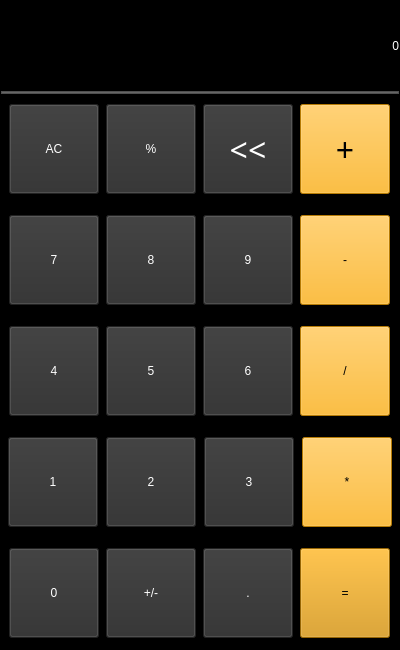
<?xml version="1.0" encoding="UTF-8"?>
<ui version="4.0">
 <class>MainWindow</class>
 <widget class="QMainWindow" name="MainWindow">
  <property name="geometry">
   <rect>
    <x>0</x>
    <y>0</y>
    <width>400</width>
    <height>650</height>
   </rect>
  </property>
  <property name="minimumSize">
   <size>
    <width>400</width>
    <height>650</height>
   </size>
  </property>
  <property name="maximumSize">
   <size>
    <width>400</width>
    <height>650</height>
   </size>
  </property>
  <property name="windowTitle">
   <string>MainWindow</string>
  </property>
  <widget class="QWidget" name="centralwidget">
   <layout class="QHBoxLayout" name="horizontalLayout">
    <property name="spacing">
     <number>0</number>
    </property>
    <property name="leftMargin">
     <number>0</number>
    </property>
    <property name="topMargin">
     <number>0</number>
    </property>
    <property name="rightMargin">
     <number>0</number>
    </property>
    <property name="bottomMargin">
     <number>0</number>
    </property>
    <item>
     <widget class="QFrame" name="frame">
      <property name="styleSheet">
       <string notr="true">background-color: rgb(0, 0, 0);</string>
      </property>
      <property name="frameShape">
       <enum>QFrame::StyledPanel</enum>
      </property>
      <property name="frameShadow">
       <enum>QFrame::Raised</enum>
      </property>
      <layout class="QVBoxLayout" name="verticalLayout">
       <property name="spacing">
        <number>0</number>
       </property>
       <property name="leftMargin">
        <number>0</number>
       </property>
       <property name="topMargin">
        <number>0</number>
       </property>
       <property name="rightMargin">
        <number>0</number>
       </property>
       <property name="bottomMargin">
        <number>0</number>
       </property>
       <item>
        <widget class="QLabel" name="outputLabel">
         <property name="maximumSize">
          <size>
           <width>400</width>
           <height>90</height>
          </size>
         </property>
         <property name="styleSheet">
          <string notr="true">font: 87 30pt &quot;Arial Black&quot;;
background-color:#000;
color:#fff
</string>
         </property>
         <property name="lineWidth">
          <number>6</number>
         </property>
         <property name="text">
          <string>0</string>
         </property>
         <property name="alignment">
          <set>Qt::AlignRight|Qt::AlignTrailing|Qt::AlignVCenter</set>
         </property>
         <property name="margin">
          <number>20</number>
         </property>
        </widget>
       </item>
       <item>
        <widget class="QFrame" name="frame_7">
         <property name="maximumSize">
          <size>
           <width>16777215</width>
           <height>3</height>
          </size>
         </property>
         <property name="styleSheet">
          <string notr="true">background-color: rgb(102, 102, 102);</string>
         </property>
         <property name="frameShape">
          <enum>QFrame::StyledPanel</enum>
         </property>
         <property name="frameShadow">
          <enum>QFrame::Raised</enum>
         </property>
        </widget>
       </item>
       <item>
        <widget class="QFrame" name="frame_2">
         <property name="frameShape">
          <enum>QFrame::StyledPanel</enum>
         </property>
         <property name="frameShadow">
          <enum>QFrame::Raised</enum>
         </property>
         <layout class="QHBoxLayout" name="horizontalLayout_2">
          <property name="spacing">
           <number>0</number>
          </property>
          <property name="leftMargin">
           <number>0</number>
          </property>
          <property name="topMargin">
           <number>0</number>
          </property>
          <property name="rightMargin">
           <number>0</number>
          </property>
          <property name="bottomMargin">
           <number>0</number>
          </property>
          <item>
           <widget class="QPushButton" name="clearButton">
            <property name="enabled">
             <bool>true</bool>
            </property>
            <property name="sizePolicy">
             <sizepolicy hsizetype="Minimum" vsizetype="Fixed">
              <horstretch>0</horstretch>
              <verstretch>0</verstretch>
             </sizepolicy>
            </property>
            <property name="minimumSize">
             <size>
              <width>90</width>
              <height>90</height>
             </size>
            </property>
            <property name="maximumSize">
             <size>
              <width>90</width>
              <height>90</height>
             </size>
            </property>
            <property name="sizeIncrement">
             <size>
              <width>0</width>
              <height>0</height>
             </size>
            </property>
            <property name="baseSize">
             <size>
              <width>8</width>
              <height>9</height>
             </size>
            </property>
            <property name="focusPolicy">
             <enum>Qt::StrongFocus</enum>
            </property>
            <property name="contextMenuPolicy">
             <enum>Qt::DefaultContextMenu</enum>
            </property>
            <property name="acceptDrops">
             <bool>true</bool>
            </property>
            <property name="toolTipDuration">
             <number>-1</number>
            </property>
            <property name="accessibleDescription">
             <string/>
            </property>
            <property name="layoutDirection">
             <enum>Qt::LeftToRight</enum>
            </property>
            <property name="autoFillBackground">
             <bool>false</bool>
            </property>
            <property name="styleSheet">
             <string notr="true">font: 87 24pt &quot;Arial Black&quot;;
background-color: rgb(47, 47, 47);
color: #fff</string>
            </property>
            <property name="text">
             <string>AC</string>
            </property>
            <property name="iconSize">
             <size>
              <width>16</width>
              <height>16</height>
             </size>
            </property>
            <property name="autoRepeatDelay">
             <number>300</number>
            </property>
            <property name="flat">
             <bool>false</bool>
            </property>
           </widget>
          </item>
          <item>
           <widget class="QPushButton" name="porcentageButton">
            <property name="enabled">
             <bool>true</bool>
            </property>
            <property name="sizePolicy">
             <sizepolicy hsizetype="Minimum" vsizetype="Fixed">
              <horstretch>0</horstretch>
              <verstretch>0</verstretch>
             </sizepolicy>
            </property>
            <property name="minimumSize">
             <size>
              <width>90</width>
              <height>90</height>
             </size>
            </property>
            <property name="maximumSize">
             <size>
              <width>90</width>
              <height>90</height>
             </size>
            </property>
            <property name="sizeIncrement">
             <size>
              <width>0</width>
              <height>0</height>
             </size>
            </property>
            <property name="baseSize">
             <size>
              <width>8</width>
              <height>9</height>
             </size>
            </property>
            <property name="focusPolicy">
             <enum>Qt::StrongFocus</enum>
            </property>
            <property name="contextMenuPolicy">
             <enum>Qt::DefaultContextMenu</enum>
            </property>
            <property name="acceptDrops">
             <bool>true</bool>
            </property>
            <property name="toolTipDuration">
             <number>-1</number>
            </property>
            <property name="accessibleDescription">
             <string/>
            </property>
            <property name="layoutDirection">
             <enum>Qt::LeftToRight</enum>
            </property>
            <property name="autoFillBackground">
             <bool>false</bool>
            </property>
            <property name="styleSheet">
             <string notr="true">font: 87 24pt &quot;Arial Black&quot;;
background-color: rgb(47, 47, 47);
color: #fff</string>
            </property>
            <property name="text">
             <string>%</string>
            </property>
            <property name="iconSize">
             <size>
              <width>16</width>
              <height>16</height>
             </size>
            </property>
            <property name="autoRepeatDelay">
             <number>300</number>
            </property>
            <property name="flat">
             <bool>false</bool>
            </property>
           </widget>
          </item>
          <item>
           <widget class="QPushButton" name="blackspaceButton">
            <property name="enabled">
             <bool>true</bool>
            </property>
            <property name="sizePolicy">
             <sizepolicy hsizetype="Minimum" vsizetype="Fixed">
              <horstretch>0</horstretch>
              <verstretch>0</verstretch>
             </sizepolicy>
            </property>
            <property name="minimumSize">
             <size>
              <width>90</width>
              <height>90</height>
             </size>
            </property>
            <property name="maximumSize">
             <size>
              <width>90</width>
              <height>90</height>
             </size>
            </property>
            <property name="sizeIncrement">
             <size>
              <width>0</width>
              <height>0</height>
             </size>
            </property>
            <property name="baseSize">
             <size>
              <width>0</width>
              <height>0</height>
             </size>
            </property>
            <property name="font">
             <font>
              <family>Arial Black</family>
              <pointsize>24</pointsize>
              <weight>10</weight>
              <italic>false</italic>
              <bold>false</bold>
             </font>
            </property>
            <property name="mouseTracking">
             <bool>false</bool>
            </property>
            <property name="tabletTracking">
             <bool>false</bool>
            </property>
            <property name="focusPolicy">
             <enum>Qt::StrongFocus</enum>
            </property>
            <property name="contextMenuPolicy">
             <enum>Qt::DefaultContextMenu</enum>
            </property>
            <property name="acceptDrops">
             <bool>true</bool>
            </property>
            <property name="toolTipDuration">
             <number>-1</number>
            </property>
            <property name="accessibleDescription">
             <string/>
            </property>
            <property name="layoutDirection">
             <enum>Qt::LeftToRight</enum>
            </property>
            <property name="autoFillBackground">
             <bool>false</bool>
            </property>
            <property name="styleSheet">
             <string notr="true">font: 87 24pt &quot;Arial Black&quot;;
background-color: rgb(47, 47, 47);
color: #fff</string>
            </property>
            <property name="text">
             <string>&lt;&lt;</string>
            </property>
            <property name="iconSize">
             <size>
              <width>16</width>
              <height>16</height>
             </size>
            </property>
            <property name="autoRepeatDelay">
             <number>300</number>
            </property>
            <property name="autoDefault">
             <bool>false</bool>
            </property>
            <property name="flat">
             <bool>false</bool>
            </property>
           </widget>
          </item>
          <item>
           <widget class="QPushButton" name="somaButton">
            <property name="enabled">
             <bool>true</bool>
            </property>
            <property name="sizePolicy">
             <sizepolicy hsizetype="Minimum" vsizetype="Fixed">
              <horstretch>0</horstretch>
              <verstretch>0</verstretch>
             </sizepolicy>
            </property>
            <property name="minimumSize">
             <size>
              <width>90</width>
              <height>90</height>
             </size>
            </property>
            <property name="maximumSize">
             <size>
              <width>90</width>
              <height>90</height>
             </size>
            </property>
            <property name="sizeIncrement">
             <size>
              <width>0</width>
              <height>0</height>
             </size>
            </property>
            <property name="baseSize">
             <size>
              <width>0</width>
              <height>0</height>
             </size>
            </property>
            <property name="font">
             <font>
              <family>Arial Black</family>
              <pointsize>24</pointsize>
              <weight>10</weight>
              <italic>false</italic>
              <bold>false</bold>
             </font>
            </property>
            <property name="mouseTracking">
             <bool>false</bool>
            </property>
            <property name="tabletTracking">
             <bool>false</bool>
            </property>
            <property name="focusPolicy">
             <enum>Qt::StrongFocus</enum>
            </property>
            <property name="contextMenuPolicy">
             <enum>Qt::DefaultContextMenu</enum>
            </property>
            <property name="acceptDrops">
             <bool>true</bool>
            </property>
            <property name="toolTipDuration">
             <number>-1</number>
            </property>
            <property name="accessibleDescription">
             <string/>
            </property>
            <property name="layoutDirection">
             <enum>Qt::LeftToRight</enum>
            </property>
            <property name="autoFillBackground">
             <bool>false</bool>
            </property>
            <property name="styleSheet">
             <string notr="true">font: 87 24pt &quot;Arial Black&quot;;
background-color: rgb(255, 172, 6);
color#000;</string>
            </property>
            <property name="text">
             <string>+</string>
            </property>
            <property name="iconSize">
             <size>
              <width>16</width>
              <height>16</height>
             </size>
            </property>
            <property name="autoRepeatDelay">
             <number>300</number>
            </property>
            <property name="autoDefault">
             <bool>false</bool>
            </property>
            <property name="default">
             <bool>false</bool>
            </property>
            <property name="flat">
             <bool>false</bool>
            </property>
           </widget>
          </item>
         </layout>
        </widget>
       </item>
       <item>
        <widget class="QFrame" name="frame_3">
         <property name="frameShape">
          <enum>QFrame::StyledPanel</enum>
         </property>
         <property name="frameShadow">
          <enum>QFrame::Raised</enum>
         </property>
         <layout class="QHBoxLayout" name="horizontalLayout_3">
          <property name="spacing">
           <number>0</number>
          </property>
          <property name="leftMargin">
           <number>0</number>
          </property>
          <property name="topMargin">
           <number>0</number>
          </property>
          <property name="rightMargin">
           <number>0</number>
          </property>
          <property name="bottomMargin">
           <number>0</number>
          </property>
          <item>
           <widget class="QPushButton" name="seteButton">
            <property name="minimumSize">
             <size>
              <width>90</width>
              <height>90</height>
             </size>
            </property>
            <property name="maximumSize">
             <size>
              <width>90</width>
              <height>90</height>
             </size>
            </property>
            <property name="sizeIncrement">
             <size>
              <width>0</width>
              <height>0</height>
             </size>
            </property>
            <property name="acceptDrops">
             <bool>true</bool>
            </property>
            <property name="accessibleDescription">
             <string/>
            </property>
            <property name="layoutDirection">
             <enum>Qt::LeftToRight</enum>
            </property>
            <property name="autoFillBackground">
             <bool>false</bool>
            </property>
            <property name="styleSheet">
             <string notr="true">font: 87 24pt &quot;Arial Black&quot;;
background-color: rgb(47, 47, 47);
color: #fff</string>
            </property>
            <property name="text">
             <string>7</string>
            </property>
            <property name="iconSize">
             <size>
              <width>16</width>
              <height>16</height>
             </size>
            </property>
            <property name="autoRepeatDelay">
             <number>300</number>
            </property>
            <property name="flat">
             <bool>false</bool>
            </property>
           </widget>
          </item>
          <item>
           <widget class="QPushButton" name="oitoButton">
            <property name="minimumSize">
             <size>
              <width>90</width>
              <height>90</height>
             </size>
            </property>
            <property name="maximumSize">
             <size>
              <width>90</width>
              <height>90</height>
             </size>
            </property>
            <property name="sizeIncrement">
             <size>
              <width>0</width>
              <height>0</height>
             </size>
            </property>
            <property name="acceptDrops">
             <bool>true</bool>
            </property>
            <property name="accessibleDescription">
             <string/>
            </property>
            <property name="layoutDirection">
             <enum>Qt::LeftToRight</enum>
            </property>
            <property name="autoFillBackground">
             <bool>false</bool>
            </property>
            <property name="styleSheet">
             <string notr="true">font: 87 24pt &quot;Arial Black&quot;;
background-color: rgb(47, 47, 47);
color: #fff</string>
            </property>
            <property name="text">
             <string>8</string>
            </property>
            <property name="iconSize">
             <size>
              <width>16</width>
              <height>16</height>
             </size>
            </property>
            <property name="autoRepeatDelay">
             <number>300</number>
            </property>
            <property name="flat">
             <bool>false</bool>
            </property>
           </widget>
          </item>
          <item>
           <widget class="QPushButton" name="noveButton">
            <property name="minimumSize">
             <size>
              <width>90</width>
              <height>90</height>
             </size>
            </property>
            <property name="maximumSize">
             <size>
              <width>90</width>
              <height>90</height>
             </size>
            </property>
            <property name="sizeIncrement">
             <size>
              <width>0</width>
              <height>0</height>
             </size>
            </property>
            <property name="acceptDrops">
             <bool>true</bool>
            </property>
            <property name="accessibleDescription">
             <string/>
            </property>
            <property name="layoutDirection">
             <enum>Qt::LeftToRight</enum>
            </property>
            <property name="autoFillBackground">
             <bool>false</bool>
            </property>
            <property name="styleSheet">
             <string notr="true">font: 87 24pt &quot;Arial Black&quot;;
background-color: rgb(47, 47, 47);
color: #fff</string>
            </property>
            <property name="text">
             <string>9</string>
            </property>
            <property name="iconSize">
             <size>
              <width>16</width>
              <height>16</height>
             </size>
            </property>
            <property name="autoRepeatDelay">
             <number>300</number>
            </property>
            <property name="flat">
             <bool>false</bool>
            </property>
           </widget>
          </item>
          <item>
           <widget class="QPushButton" name="subtracaoButton">
            <property name="minimumSize">
             <size>
              <width>90</width>
              <height>90</height>
             </size>
            </property>
            <property name="maximumSize">
             <size>
              <width>90</width>
              <height>90</height>
             </size>
            </property>
            <property name="sizeIncrement">
             <size>
              <width>0</width>
              <height>0</height>
             </size>
            </property>
            <property name="acceptDrops">
             <bool>true</bool>
            </property>
            <property name="accessibleDescription">
             <string/>
            </property>
            <property name="layoutDirection">
             <enum>Qt::LeftToRight</enum>
            </property>
            <property name="autoFillBackground">
             <bool>false</bool>
            </property>
            <property name="styleSheet">
             <string notr="true">font: 87 24pt &quot;Arial Black&quot;;
background-color: rgb(255, 172, 6);
color#000;</string>
            </property>
            <property name="text">
             <string>-</string>
            </property>
            <property name="iconSize">
             <size>
              <width>16</width>
              <height>16</height>
             </size>
            </property>
            <property name="autoRepeatDelay">
             <number>300</number>
            </property>
            <property name="flat">
             <bool>false</bool>
            </property>
           </widget>
          </item>
         </layout>
        </widget>
       </item>
       <item>
        <widget class="QFrame" name="frame_4">
         <property name="frameShape">
          <enum>QFrame::StyledPanel</enum>
         </property>
         <property name="frameShadow">
          <enum>QFrame::Raised</enum>
         </property>
         <layout class="QHBoxLayout" name="horizontalLayout_4">
          <property name="spacing">
           <number>0</number>
          </property>
          <property name="leftMargin">
           <number>0</number>
          </property>
          <property name="topMargin">
           <number>0</number>
          </property>
          <property name="rightMargin">
           <number>0</number>
          </property>
          <property name="bottomMargin">
           <number>0</number>
          </property>
          <item>
           <widget class="QPushButton" name="quatroButton">
            <property name="minimumSize">
             <size>
              <width>90</width>
              <height>90</height>
             </size>
            </property>
            <property name="maximumSize">
             <size>
              <width>90</width>
              <height>90</height>
             </size>
            </property>
            <property name="sizeIncrement">
             <size>
              <width>0</width>
              <height>0</height>
             </size>
            </property>
            <property name="acceptDrops">
             <bool>true</bool>
            </property>
            <property name="accessibleDescription">
             <string/>
            </property>
            <property name="layoutDirection">
             <enum>Qt::LeftToRight</enum>
            </property>
            <property name="autoFillBackground">
             <bool>false</bool>
            </property>
            <property name="styleSheet">
             <string notr="true">font: 87 24pt &quot;Arial Black&quot;;
background-color: rgb(47, 47, 47);
color: #fff</string>
            </property>
            <property name="text">
             <string>4</string>
            </property>
            <property name="iconSize">
             <size>
              <width>16</width>
              <height>16</height>
             </size>
            </property>
            <property name="autoRepeatDelay">
             <number>300</number>
            </property>
            <property name="flat">
             <bool>false</bool>
            </property>
           </widget>
          </item>
          <item>
           <widget class="QPushButton" name="cincoButton">
            <property name="minimumSize">
             <size>
              <width>90</width>
              <height>90</height>
             </size>
            </property>
            <property name="maximumSize">
             <size>
              <width>90</width>
              <height>90</height>
             </size>
            </property>
            <property name="sizeIncrement">
             <size>
              <width>0</width>
              <height>0</height>
             </size>
            </property>
            <property name="acceptDrops">
             <bool>true</bool>
            </property>
            <property name="accessibleDescription">
             <string/>
            </property>
            <property name="layoutDirection">
             <enum>Qt::LeftToRight</enum>
            </property>
            <property name="autoFillBackground">
             <bool>false</bool>
            </property>
            <property name="styleSheet">
             <string notr="true">font: 87 24pt &quot;Arial Black&quot;;
background-color: rgb(47, 47, 47);
color: #fff</string>
            </property>
            <property name="text">
             <string>5</string>
            </property>
            <property name="iconSize">
             <size>
              <width>16</width>
              <height>16</height>
             </size>
            </property>
            <property name="autoRepeatDelay">
             <number>300</number>
            </property>
            <property name="flat">
             <bool>false</bool>
            </property>
           </widget>
          </item>
          <item>
           <widget class="QPushButton" name="seisButton">
            <property name="minimumSize">
             <size>
              <width>90</width>
              <height>90</height>
             </size>
            </property>
            <property name="maximumSize">
             <size>
              <width>90</width>
              <height>90</height>
             </size>
            </property>
            <property name="sizeIncrement">
             <size>
              <width>0</width>
              <height>0</height>
             </size>
            </property>
            <property name="acceptDrops">
             <bool>true</bool>
            </property>
            <property name="accessibleDescription">
             <string/>
            </property>
            <property name="layoutDirection">
             <enum>Qt::LeftToRight</enum>
            </property>
            <property name="autoFillBackground">
             <bool>false</bool>
            </property>
            <property name="styleSheet">
             <string notr="true">font: 87 24pt &quot;Arial Black&quot;;
background-color: rgb(47, 47, 47);
color: #fff</string>
            </property>
            <property name="text">
             <string>6</string>
            </property>
            <property name="iconSize">
             <size>
              <width>16</width>
              <height>16</height>
             </size>
            </property>
            <property name="autoRepeatDelay">
             <number>300</number>
            </property>
            <property name="flat">
             <bool>false</bool>
            </property>
           </widget>
          </item>
          <item>
           <widget class="QPushButton" name="divisaoButton">
            <property name="minimumSize">
             <size>
              <width>90</width>
              <height>90</height>
             </size>
            </property>
            <property name="maximumSize">
             <size>
              <width>90</width>
              <height>90</height>
             </size>
            </property>
            <property name="sizeIncrement">
             <size>
              <width>0</width>
              <height>0</height>
             </size>
            </property>
            <property name="acceptDrops">
             <bool>true</bool>
            </property>
            <property name="accessibleDescription">
             <string/>
            </property>
            <property name="layoutDirection">
             <enum>Qt::LeftToRight</enum>
            </property>
            <property name="autoFillBackground">
             <bool>false</bool>
            </property>
            <property name="styleSheet">
             <string notr="true">font: 87 24pt &quot;Arial Black&quot;;
background-color: rgb(255, 172, 6);
color#000;</string>
            </property>
            <property name="text">
             <string>/</string>
            </property>
            <property name="iconSize">
             <size>
              <width>16</width>
              <height>16</height>
             </size>
            </property>
            <property name="autoRepeatDelay">
             <number>300</number>
            </property>
            <property name="flat">
             <bool>false</bool>
            </property>
           </widget>
          </item>
         </layout>
        </widget>
       </item>
       <item>
        <widget class="QFrame" name="frame_6">
         <property name="frameShape">
          <enum>QFrame::StyledPanel</enum>
         </property>
         <property name="frameShadow">
          <enum>QFrame::Raised</enum>
         </property>
         <layout class="QHBoxLayout" name="horizontalLayout_5">
          <property name="spacing">
           <number>2</number>
          </property>
          <property name="leftMargin">
           <number>0</number>
          </property>
          <property name="topMargin">
           <number>0</number>
          </property>
          <property name="rightMargin">
           <number>0</number>
          </property>
          <property name="bottomMargin">
           <number>0</number>
          </property>
          <item>
           <widget class="QPushButton" name="umButton">
            <property name="minimumSize">
             <size>
              <width>90</width>
              <height>90</height>
             </size>
            </property>
            <property name="maximumSize">
             <size>
              <width>90</width>
              <height>90</height>
             </size>
            </property>
            <property name="sizeIncrement">
             <size>
              <width>0</width>
              <height>0</height>
             </size>
            </property>
            <property name="acceptDrops">
             <bool>true</bool>
            </property>
            <property name="accessibleDescription">
             <string/>
            </property>
            <property name="layoutDirection">
             <enum>Qt::LeftToRight</enum>
            </property>
            <property name="autoFillBackground">
             <bool>false</bool>
            </property>
            <property name="styleSheet">
             <string notr="true">font: 87 24pt &quot;Arial Black&quot;;
background-color: rgb(47, 47, 47);
color: #fff</string>
            </property>
            <property name="text">
             <string>1</string>
            </property>
            <property name="iconSize">
             <size>
              <width>16</width>
              <height>16</height>
             </size>
            </property>
            <property name="autoRepeatDelay">
             <number>300</number>
            </property>
            <property name="flat">
             <bool>false</bool>
            </property>
           </widget>
          </item>
          <item>
           <widget class="QPushButton" name="doisButton">
            <property name="minimumSize">
             <size>
              <width>90</width>
              <height>90</height>
             </size>
            </property>
            <property name="maximumSize">
             <size>
              <width>90</width>
              <height>90</height>
             </size>
            </property>
            <property name="sizeIncrement">
             <size>
              <width>0</width>
              <height>0</height>
             </size>
            </property>
            <property name="acceptDrops">
             <bool>true</bool>
            </property>
            <property name="accessibleDescription">
             <string/>
            </property>
            <property name="layoutDirection">
             <enum>Qt::LeftToRight</enum>
            </property>
            <property name="autoFillBackground">
             <bool>false</bool>
            </property>
            <property name="styleSheet">
             <string notr="true">font: 87 24pt &quot;Arial Black&quot;;
background-color: rgb(47, 47, 47);
color: #fff</string>
            </property>
            <property name="text">
             <string>2</string>
            </property>
            <property name="iconSize">
             <size>
              <width>16</width>
              <height>16</height>
             </size>
            </property>
            <property name="autoRepeatDelay">
             <number>300</number>
            </property>
            <property name="flat">
             <bool>false</bool>
            </property>
           </widget>
          </item>
          <item>
           <widget class="QPushButton" name="tresButton">
            <property name="minimumSize">
             <size>
              <width>90</width>
              <height>90</height>
             </size>
            </property>
            <property name="maximumSize">
             <size>
              <width>90</width>
              <height>90</height>
             </size>
            </property>
            <property name="sizeIncrement">
             <size>
              <width>0</width>
              <height>0</height>
             </size>
            </property>
            <property name="acceptDrops">
             <bool>true</bool>
            </property>
            <property name="accessibleDescription">
             <string/>
            </property>
            <property name="layoutDirection">
             <enum>Qt::LeftToRight</enum>
            </property>
            <property name="autoFillBackground">
             <bool>false</bool>
            </property>
            <property name="styleSheet">
             <string notr="true">font: 87 24pt &quot;Arial Black&quot;;
background-color: rgb(47, 47, 47);
color: #fff</string>
            </property>
            <property name="text">
             <string>3</string>
            </property>
            <property name="iconSize">
             <size>
              <width>16</width>
              <height>16</height>
             </size>
            </property>
            <property name="autoRepeatDelay">
             <number>300</number>
            </property>
            <property name="flat">
             <bool>false</bool>
            </property>
           </widget>
          </item>
          <item>
           <widget class="QPushButton" name="multiplicacaoButton">
            <property name="minimumSize">
             <size>
              <width>90</width>
              <height>90</height>
             </size>
            </property>
            <property name="maximumSize">
             <size>
              <width>90</width>
              <height>90</height>
             </size>
            </property>
            <property name="sizeIncrement">
             <size>
              <width>0</width>
              <height>0</height>
             </size>
            </property>
            <property name="acceptDrops">
             <bool>true</bool>
            </property>
            <property name="accessibleDescription">
             <string/>
            </property>
            <property name="layoutDirection">
             <enum>Qt::LeftToRight</enum>
            </property>
            <property name="autoFillBackground">
             <bool>false</bool>
            </property>
            <property name="styleSheet">
             <string notr="true">font: 87 24pt &quot;Arial Black&quot;;
background-color: rgb(255, 172, 6);
color#000;</string>
            </property>
            <property name="text">
             <string>*</string>
            </property>
            <property name="iconSize">
             <size>
              <width>16</width>
              <height>16</height>
             </size>
            </property>
            <property name="autoRepeatDelay">
             <number>300</number>
            </property>
            <property name="flat">
             <bool>false</bool>
            </property>
           </widget>
          </item>
         </layout>
        </widget>
       </item>
       <item>
        <widget class="QFrame" name="frame_5">
         <property name="frameShape">
          <enum>QFrame::StyledPanel</enum>
         </property>
         <property name="frameShadow">
          <enum>QFrame::Raised</enum>
         </property>
         <layout class="QHBoxLayout" name="horizontalLayout_6">
          <property name="spacing">
           <number>0</number>
          </property>
          <property name="leftMargin">
           <number>0</number>
          </property>
          <property name="topMargin">
           <number>0</number>
          </property>
          <property name="rightMargin">
           <number>0</number>
          </property>
          <property name="bottomMargin">
           <number>0</number>
          </property>
          <item>
           <widget class="QPushButton" name="zeroButton_15">
            <property name="minimumSize">
             <size>
              <width>90</width>
              <height>90</height>
             </size>
            </property>
            <property name="maximumSize">
             <size>
              <width>90</width>
              <height>90</height>
             </size>
            </property>
            <property name="sizeIncrement">
             <size>
              <width>0</width>
              <height>0</height>
             </size>
            </property>
            <property name="acceptDrops">
             <bool>true</bool>
            </property>
            <property name="accessibleDescription">
             <string/>
            </property>
            <property name="layoutDirection">
             <enum>Qt::LeftToRight</enum>
            </property>
            <property name="autoFillBackground">
             <bool>false</bool>
            </property>
            <property name="styleSheet">
             <string notr="true">font: 87 24pt &quot;Arial Black&quot;;
background-color: rgb(47, 47, 47);
color: #fff</string>
            </property>
            <property name="text">
             <string>0</string>
            </property>
            <property name="iconSize">
             <size>
              <width>16</width>
              <height>16</height>
             </size>
            </property>
            <property name="autoRepeatDelay">
             <number>300</number>
            </property>
            <property name="flat">
             <bool>false</bool>
            </property>
           </widget>
          </item>
          <item>
           <widget class="QPushButton" name="maisMenosButton">
            <property name="minimumSize">
             <size>
              <width>90</width>
              <height>90</height>
             </size>
            </property>
            <property name="maximumSize">
             <size>
              <width>90</width>
              <height>90</height>
             </size>
            </property>
            <property name="sizeIncrement">
             <size>
              <width>0</width>
              <height>0</height>
             </size>
            </property>
            <property name="acceptDrops">
             <bool>true</bool>
            </property>
            <property name="accessibleDescription">
             <string/>
            </property>
            <property name="layoutDirection">
             <enum>Qt::LeftToRight</enum>
            </property>
            <property name="autoFillBackground">
             <bool>false</bool>
            </property>
            <property name="styleSheet">
             <string notr="true">font: 87 24pt &quot;Arial Black&quot;;
background-color: rgb(47, 47, 47);
color: #fff</string>
            </property>
            <property name="text">
             <string>+/-</string>
            </property>
            <property name="iconSize">
             <size>
              <width>16</width>
              <height>16</height>
             </size>
            </property>
            <property name="autoRepeatDelay">
             <number>300</number>
            </property>
            <property name="flat">
             <bool>false</bool>
            </property>
           </widget>
          </item>
          <item>
           <widget class="QPushButton" name="pontoButton">
            <property name="minimumSize">
             <size>
              <width>90</width>
              <height>90</height>
             </size>
            </property>
            <property name="maximumSize">
             <size>
              <width>90</width>
              <height>90</height>
             </size>
            </property>
            <property name="sizeIncrement">
             <size>
              <width>0</width>
              <height>0</height>
             </size>
            </property>
            <property name="acceptDrops">
             <bool>true</bool>
            </property>
            <property name="accessibleDescription">
             <string/>
            </property>
            <property name="layoutDirection">
             <enum>Qt::LeftToRight</enum>
            </property>
            <property name="autoFillBackground">
             <bool>false</bool>
            </property>
            <property name="styleSheet">
             <string notr="true">font: 87 24pt &quot;Arial Black&quot;;
background-color: rgb(47, 47, 47);
color: #fff</string>
            </property>
            <property name="text">
             <string>.</string>
            </property>
            <property name="iconSize">
             <size>
              <width>16</width>
              <height>16</height>
             </size>
            </property>
            <property name="autoRepeatDelay">
             <number>300</number>
            </property>
            <property name="flat">
             <bool>false</bool>
            </property>
           </widget>
          </item>
          <item>
           <widget class="QPushButton" name="igualButton">
            <property name="minimumSize">
             <size>
              <width>90</width>
              <height>90</height>
             </size>
            </property>
            <property name="maximumSize">
             <size>
              <width>90</width>
              <height>90</height>
             </size>
            </property>
            <property name="sizeIncrement">
             <size>
              <width>0</width>
              <height>0</height>
             </size>
            </property>
            <property name="acceptDrops">
             <bool>true</bool>
            </property>
            <property name="accessibleDescription">
             <string/>
            </property>
            <property name="layoutDirection">
             <enum>Qt::LeftToRight</enum>
            </property>
            <property name="autoFillBackground">
             <bool>false</bool>
            </property>
            <property name="styleSheet">
             <string notr="true">font: 87 24pt &quot;Arial Black&quot;;
background-color: rgb(212, 143, 5);
color: #000</string>
            </property>
            <property name="text">
             <string>=</string>
            </property>
            <property name="iconSize">
             <size>
              <width>16</width>
              <height>16</height>
             </size>
            </property>
            <property name="autoRepeatDelay">
             <number>300</number>
            </property>
            <property name="flat">
             <bool>false</bool>
            </property>
           </widget>
          </item>
         </layout>
        </widget>
       </item>
      </layout>
     </widget>
    </item>
   </layout>
  </widget>
 </widget>
 <resources/>
 <connections/>
</ui>
